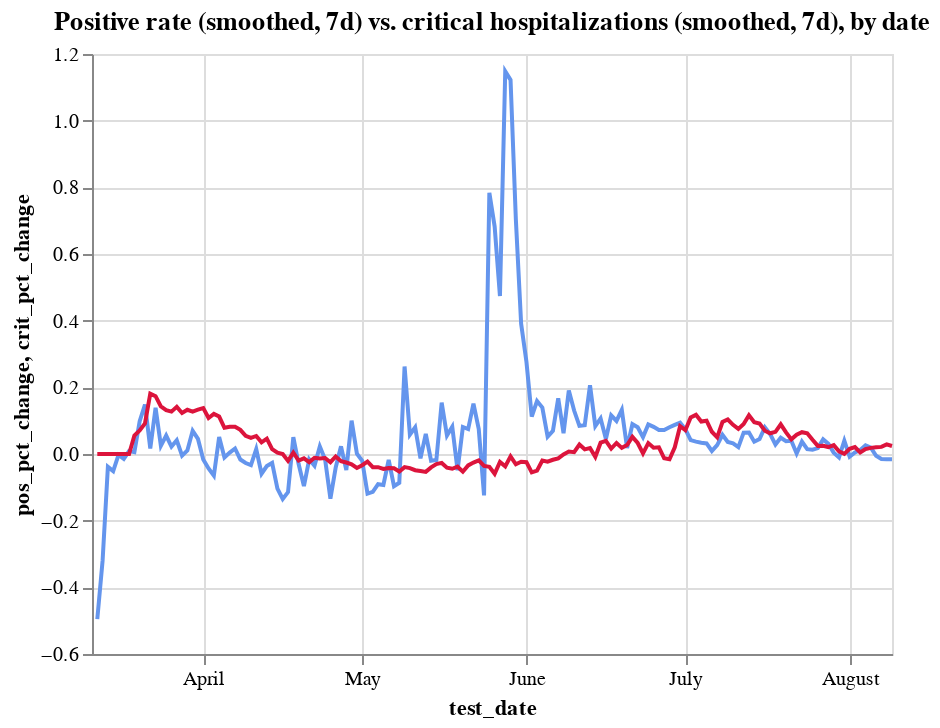

Notebook source saved alongside this figure:
### Code cell
c1 = alt.Chart(hos_and_rate
               .assign(pos_pct_change = lambda x: x.pos_pct_change.ewm(span=7).mean())
              ).mark_line(color='cornflowerblue').encode(
    x='test_date',
    y='pos_pct_change',
    tooltip=['test_date', 'positive_rate'],
)
c2 = alt.Chart(hos_and_rate
               .assign(crit_pct_change = lambda x: x.crit_pct_change.ewm(span=7).mean())
              ).mark_line(color='crimson').encode(
    x='test_date',
    y='crit_pct_change',
    tooltip=['test_date', 'critical'],
)


alt.layer(c1, c2).properties(title='Positive rate (smoothed, 7d) vs. critical hospitalizations (smoothed, 7d), by date')

### Figure 1 — Vega-Lite specification as saved in the notebook (floating-point values rounded to 4 significant figures; data arrays with more than 128 entries replaced by an {"elided": "..."} marker saying what was removed)
{"config": {"view": {"continuousWidth": 400, "continuousHeight": 300}}, "layer": [{"data": {"name": "data-60aef20c77857912961632a23b5900b6"}, "mark": {"type": "line", "color": "cornflowerblue"}, "encoding": {"tooltip": [{"type": "temporal", "field": "test_date"}, {"type": "quantitative", "field": "positive_rate"}], "x": {"type": "temporal", "field": "test_date"}, "y": {"type": "quantitative", "field": "pos_pct_change"}}}, {"data": {"name": "data-030b56b2bbe127512416dd8e6b4ecd2c"}, "mark": {"type": "line", "color": "crimson"}, "encoding": {"tooltip": [{"type": "temporal", "field": "test_date"}, {"type": "quantitative", "field": "critical"}], "x": {"type": "temporal", "field": "test_date"}, "y": {"type": "quantitative", "field": "crit_pct_change"}}}], "title": "Positive rate (smoothed, 7d) vs. critical hospitalizations (smoothed, 7d), by date", "$schema": "https://vega.github.io/schema/vega-lite/v4.8.1.json", "datasets": {"data-60aef20c77857912961632a23b5900b6": {"elided": "152 records"}, "data-030b56b2bbe127512416dd8e6b4ecd2c": {"elided": "152 records"}}}
